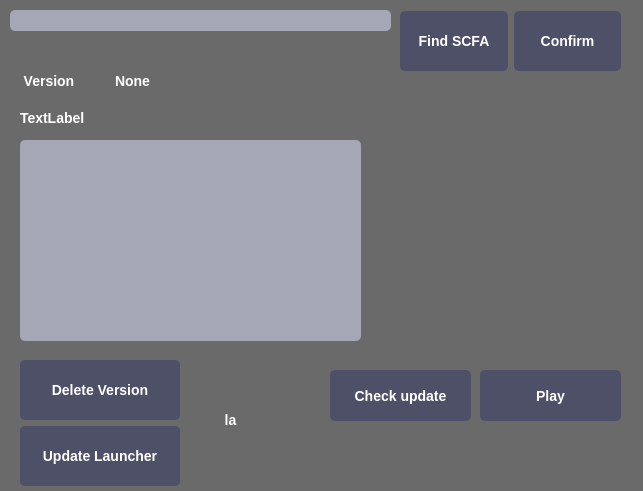
<?xml version="1.0" encoding="UTF-8"?>
<ui version="4.0">
 <class>Dialog</class>
 <widget class="QDialog" name="Dialog">
  <property name="geometry">
   <rect>
    <x>0</x>
    <y>0</y>
    <width>643</width>
    <height>491</height>
   </rect>
  </property>
  <property name="minimumSize">
   <size>
    <width>638</width>
    <height>438</height>
   </size>
  </property>
  <property name="windowTitle">
   <string>Dialog</string>
  </property>
  <property name="windowIcon">
   <iconset>
    <normaloff>../Release v3/1234.ico</normaloff>../Release v3/1234.ico</iconset>
  </property>
  <property name="styleSheet">
   <string notr="true">QDialog{
	background-color:rgb(106, 106, 106);


}

QPushButton{
	float: right;
	border-radius: 5px;
	padding: 5px 9px;
	font-size: 1.2em;
	background-color: rgb(77, 80, 102);
	border-bottom: 4px solid rgba(217,91,72,1);
	color: white;
	font-family: 'Roboto Slab', serif;
	width: 75px;
	height: 50px;
	font-size: 14px;
	font-weight: bold;
    border: bold;
}

QPlainTextEdit{
	float: right;
	border-radius: 5px;
	padding: 5px 9px;
	font-size: 1.2em;
	background-color: rgb(165, 166, 182);
	border-bottom: 4px solid rgba(217,91,72,1);
	color: white;
	font-family: 'Roboto Slab', serif;
	width: 75px;
	height: 50px;
	font-size: 14px;
	font-weight: bold;
    border: bold;
}
	
QPushButton:hover{
	background-color: rgb(115, 114, 145);
}

QPushButton:pressed{
	background-color: silver;
}

QLabel{
	color:white;
	width: 75px;
	height: 50px;
	font-size: 14px;
	font-weight: bold;
    border: bold;
}

QLineEdit{
	float: right;
	border-radius: 5px;
	padding: 5px 9px;
	font-size: 1.2em;
	background-color: rgb(165, 166, 182);
	border-bottom: 4px solid rgba(217,91,72,1);
	color: white;
	font-family: 'Roboto Slab', serif;
	width: 75px;
	height: 50px;
	font-size: 14px;
	font-weight: bold;
    border: bold;
}



</string>
  </property>
  <widget class="QLabel" name="label_9">
   <property name="geometry">
    <rect>
     <x>-100</x>
     <y>-150</y>
     <width>961</width>
     <height>791</height>
    </rect>
   </property>
   <property name="styleSheet">
    <string notr="true">QDialog{
	background-color:rgb(106, 106, 106);


}

QPushButton{
	float: right;
	border-radius: 5px;
	padding: 5px 9px;
	font-size: 1.2em;
	background-color: rgb(77, 80, 102);
	border-bottom: 4px solid rgba(217,91,72,1);
	color: white;
	font-family: 'Roboto Slab', serif;
	width: 75px;
	height: 50px;
	font-size: 14px;
	font-weight: bold;
    border: bold;
}

QPlainTextEdit{
	float: right;
	border-radius: 5px;
	padding: 5px 9px;
	font-size: 1.2em;
	background-color: rgb(165, 166, 182);
	border-bottom: 4px solid rgba(217,91,72,1);
	color: white;
	font-family: 'Roboto Slab', serif;
	width: 75px;
	height: 50px;
	font-size: 14px;
	font-weight: bold;
    border: bold;
}
	
QPushButton:hover{
	background-color: rgb(115, 114, 145);
}

QPushButton:pressed{
	background-color: silver;
}

QLabel{
	color:white;
	width: 75px;
	height: 50px;
	font-size: 14px;
	font-weight: bold;
    border: bold;
}

QLineEdit{
	float: right;
	border-radius: 5px;
	padding: 5px 9px;
	font-size: 1.2em;
	background-color: rgb(165, 166, 182);
	border-bottom: 4px solid rgba(217,91,72,1);
	color: white;
	font-family: 'Roboto Slab', serif;
	width: 75px;
	height: 50px;
	font-size: 14px;
	font-weight: bold;
    border: bold;
}



</string>
   </property>
   <property name="frameShape">
    <enum>QFrame::Panel</enum>
   </property>
   <property name="text">
    <string/>
   </property>
   <property name="pixmap">
    <pixmap>../Version v8(pyside2)/com_11.jpg</pixmap>
   </property>
   <property name="scaledContents">
    <bool>false</bool>
   </property>
  </widget>
  <widget class="QLineEdit" name="lineEdit">
   <property name="geometry">
    <rect>
     <x>10</x>
     <y>10</y>
     <width>381</width>
     <height>21</height>
    </rect>
   </property>
   <property name="text">
    <string/>
   </property>
  </widget>
  <widget class="QPushButton" name="pushButton_2">
   <property name="geometry">
    <rect>
     <x>330</x>
     <y>370</y>
     <width>141</width>
     <height>51</height>
    </rect>
   </property>
   <property name="text">
    <string>Check update</string>
   </property>
  </widget>
  <widget class="QWidget" name="horizontalLayoutWidget">
   <property name="geometry">
    <rect>
     <x>10</x>
     <y>60</y>
     <width>161</width>
     <height>41</height>
    </rect>
   </property>
   <layout class="QHBoxLayout" name="_3">
    <item>
     <widget class="QLabel" name="label">
      <property name="styleSheet">
       <string notr="true">color white;</string>
      </property>
      <property name="text">
       <string>Version</string>
      </property>
      <property name="alignment">
       <set>Qt::AlignCenter</set>
      </property>
     </widget>
    </item>
    <item>
     <widget class="QLabel" name="label_2">
      <property name="styleSheet">
       <string notr="true">text-color white;</string>
      </property>
      <property name="frameShape">
       <enum>QFrame::NoFrame</enum>
      </property>
      <property name="text">
       <string>None</string>
      </property>
      <property name="alignment">
       <set>Qt::AlignCenter</set>
      </property>
     </widget>
    </item>
   </layout>
  </widget>
  <widget class="QPlainTextEdit" name="plainTextEdit">
   <property name="geometry">
    <rect>
     <x>20</x>
     <y>140</y>
     <width>341</width>
     <height>201</height>
    </rect>
   </property>
  </widget>
  <widget class="QWidget" name="horizontalLayoutWidget_2">
   <property name="geometry">
    <rect>
     <x>400</x>
     <y>10</y>
     <width>221</width>
     <height>62</height>
    </rect>
   </property>
   <layout class="QHBoxLayout" name="horizontalLayout_3">
    <item>
     <widget class="QPushButton" name="pushButton_3">
      <property name="text">
       <string>Find SCFA</string>
      </property>
     </widget>
    </item>
    <item>
     <widget class="QPushButton" name="pushButton_4">
      <property name="text">
       <string>Confirm</string>
      </property>
     </widget>
    </item>
   </layout>
  </widget>
  <widget class="QLabel" name="label_3">
   <property name="geometry">
    <rect>
     <x>20</x>
     <y>110</y>
     <width>221</width>
     <height>16</height>
    </rect>
   </property>
   <property name="text">
    <string>TextLabel</string>
   </property>
  </widget>
  <widget class="QPushButton" name="pushButton">
   <property name="geometry">
    <rect>
     <x>480</x>
     <y>370</y>
     <width>141</width>
     <height>51</height>
    </rect>
   </property>
   <property name="text">
    <string>Play</string>
   </property>
  </widget>
  <widget class="QWidget" name="verticalLayoutWidget">
   <property name="geometry">
    <rect>
     <x>20</x>
     <y>360</y>
     <width>160</width>
     <height>128</height>
    </rect>
   </property>
   <layout class="QVBoxLayout" name="verticalLayout">
    <item>
     <widget class="QPushButton" name="pushButton_5">
      <property name="text">
       <string>Delete Version</string>
      </property>
     </widget>
    </item>
    <item>
     <widget class="QPushButton" name="pushButton_6">
      <property name="text">
       <string>Update Launcher</string>
      </property>
     </widget>
    </item>
   </layout>
  </widget>
  <widget class="QLabel" name="label_4">
   <property name="geometry">
    <rect>
     <x>190</x>
     <y>410</y>
     <width>81</width>
     <height>20</height>
    </rect>
   </property>
   <property name="layoutDirection">
    <enum>Qt::LeftToRight</enum>
   </property>
   <property name="text">
    <string>la</string>
   </property>
   <property name="alignment">
    <set>Qt::AlignCenter</set>
   </property>
  </widget>
 </widget>
 <resources/>
 <connections/>
</ui>
